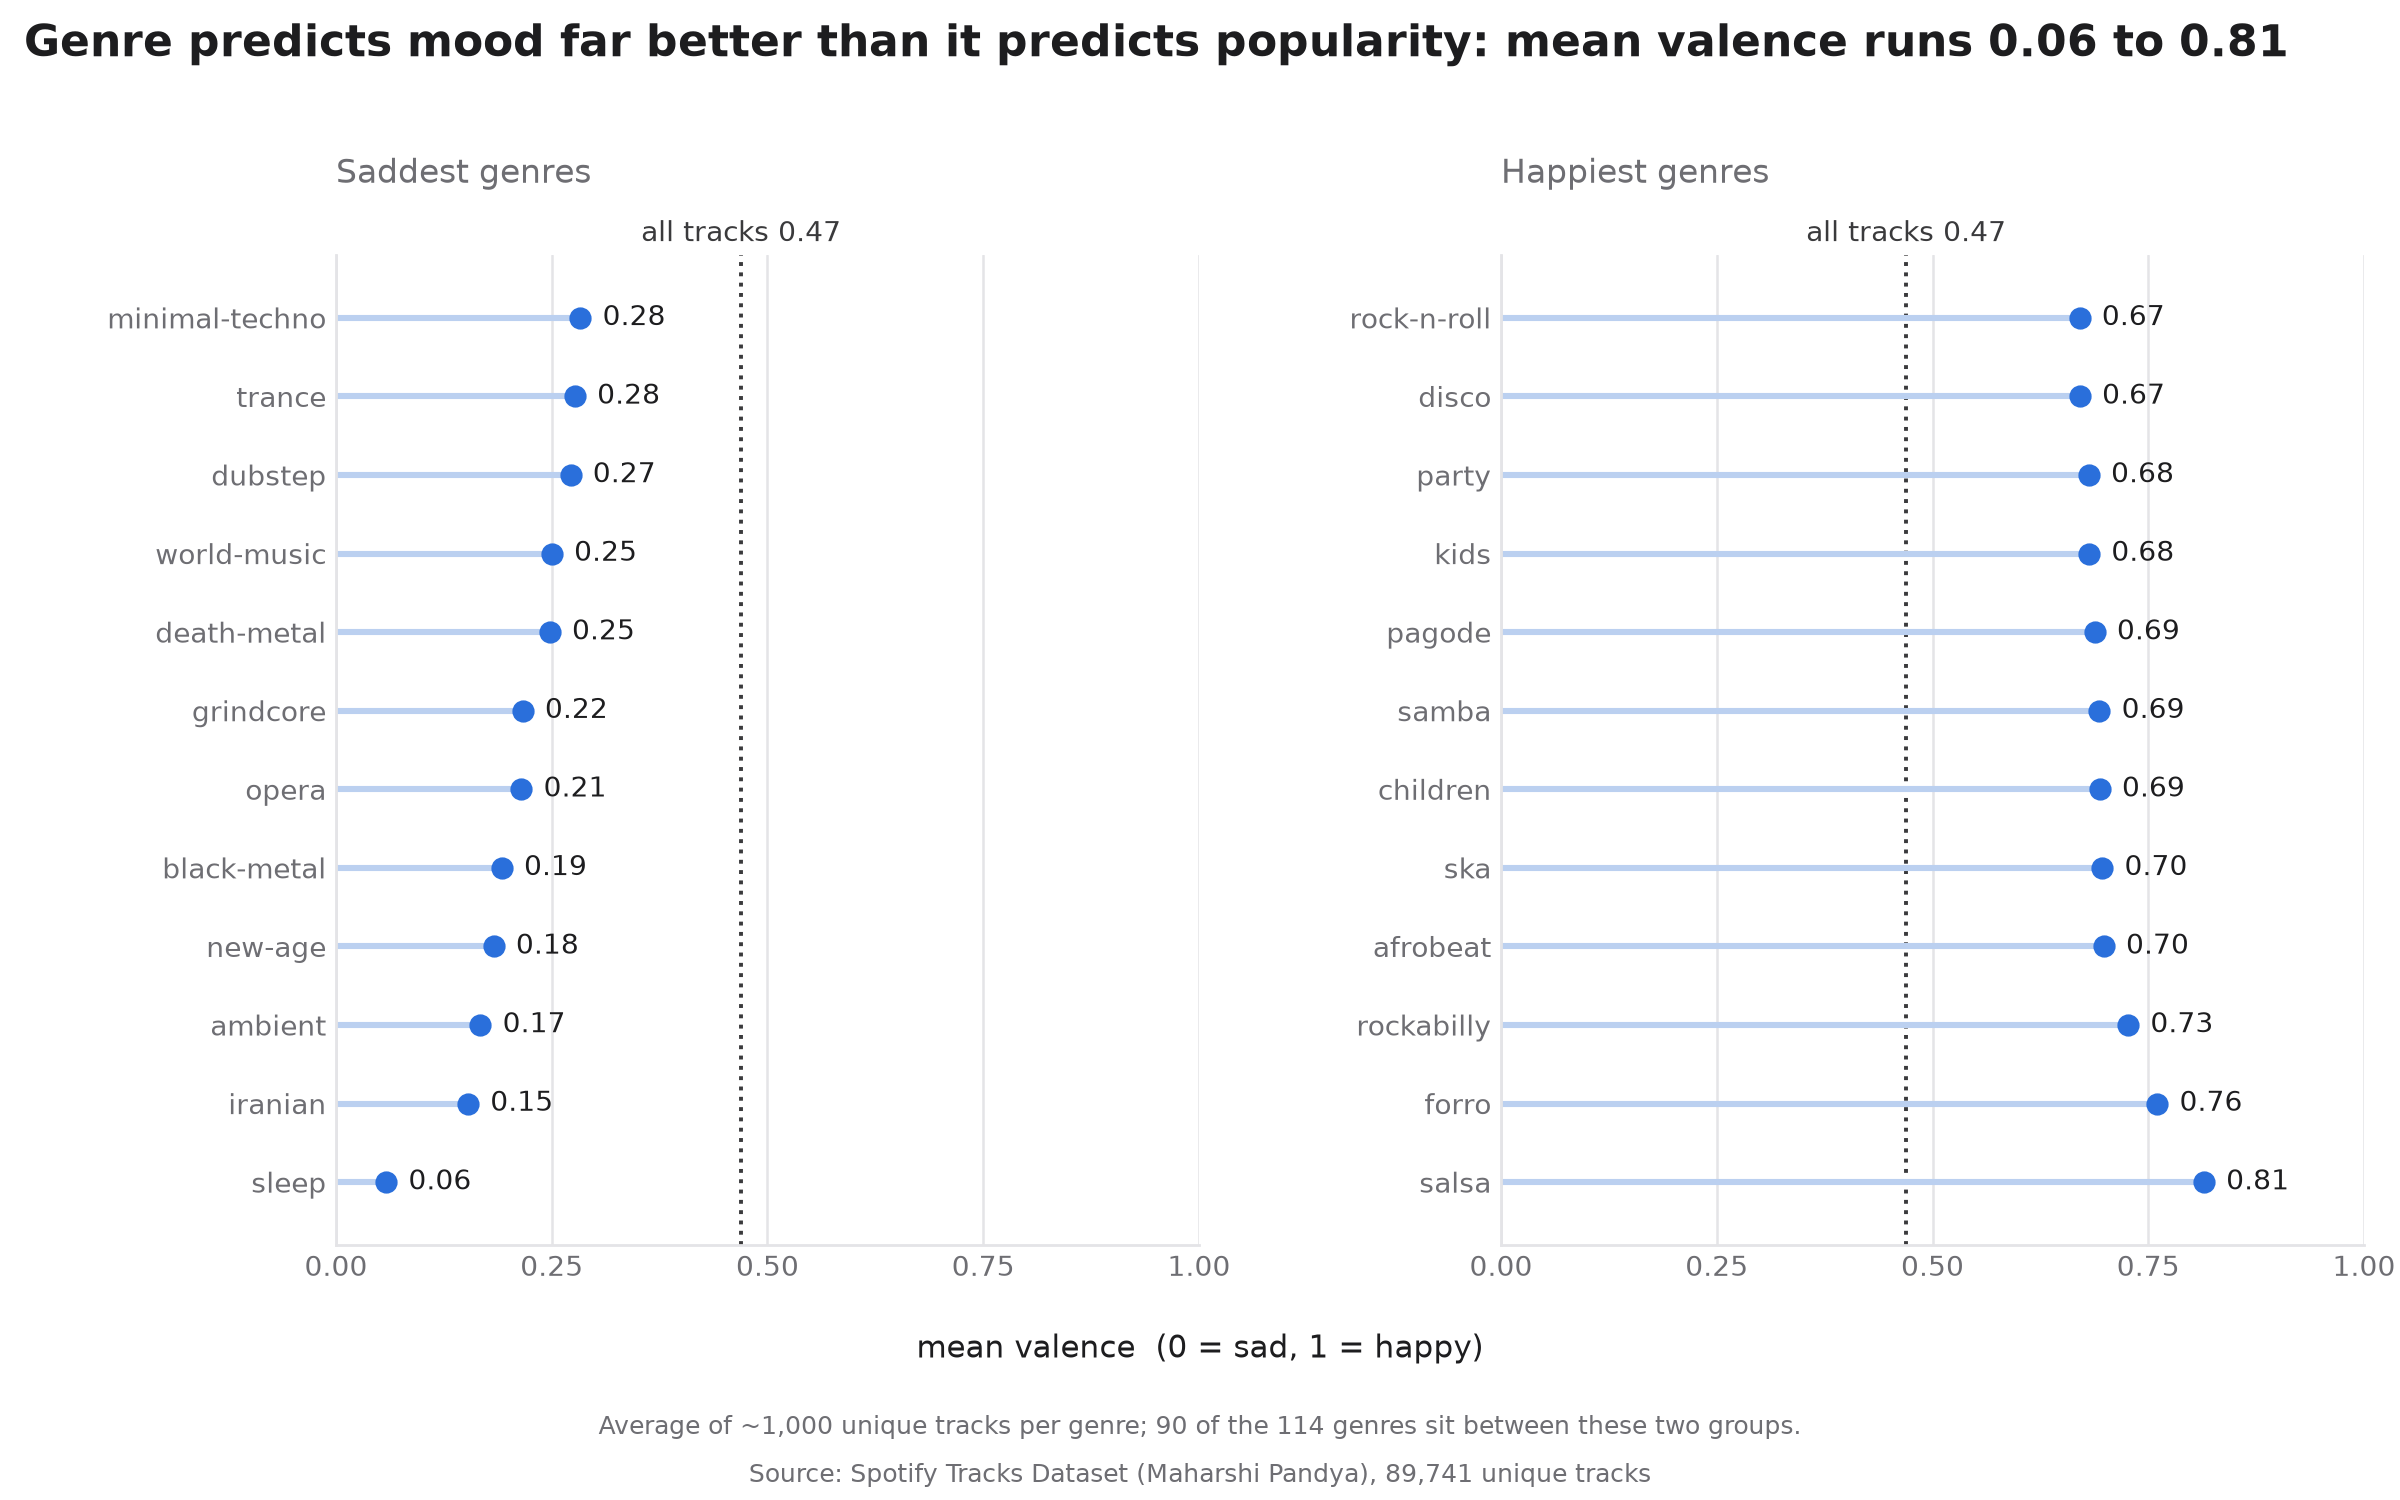

Reproduce this figure in Python.
"""Chart 1: the happiest and saddest genres.

Two lollipop panels, one for the lowest mean valence genres and one for the
highest, with every genre's value labelled. The reference line marks the
mean valence of the whole catalogue.
"""

from __future__ import annotations

import argparse
from pathlib import Path

import matplotlib

matplotlib.use("Agg")

import matplotlib.pyplot as plt
import numpy as np

from . import cli, theme as theme_mod
from .valence_stats import genre_table, load_track_genres, load_tracks

DEFAULT_OUT = Path(__file__).resolve().with_suffix(".png")


def draw_panel(ax, rows, overall: float, tm: theme_mod.Theme) -> None:
    y = np.arange(rows.height)
    means = rows["mean_valence"].to_numpy()
    ax.hlines(y, 0, means, color=tm.color("accent_soft"), lw=2.2, zorder=2)
    ax.plot(means, y, "o", ms=7, color=tm.color("accent"), zorder=3)
    for yi, mean in zip(y, means):
        ax.annotate(
            f"{mean:.2f}",
            (mean, yi),
            xytext=(8, 0),
            textcoords="offset points",
            va="center",
            fontsize=tm.size("tick"),
            color=tm.color("text"),
        )
    ax.set_yticks(y)
    ax.set_yticklabels(rows["track_genre"].to_list(), fontsize=tm.size("tick"))
    ax.set_ylim(-0.8, rows.height - 0.2)
    ax.set_xlim(0, 1.0)
    ax.set_xticks([0, 0.25, 0.5, 0.75, 1.0])
    ax.axvline(overall, color=tm.color("reference"), ls=":", lw=1.4, zorder=1)
    ax.annotate(
        f"all tracks {overall:.2f}",
        xy=(overall, 1.0),
        xycoords=("data", "axes fraction"),
        xytext=(0, 5),
        textcoords="offset points",
        ha="center",
        fontsize=tm.size("annotation"),
        color=tm.color("reference"),
    )
    ax.grid(axis="y", visible=False)


def plot(path: Path, out: Path, tm: theme_mod.Theme, show: int = 12) -> None:
    tracks = load_tracks(path)
    genres = genre_table(load_track_genres(path))
    overall = float(tracks["valence"].mean())

    low = genres.head(show)
    high = genres.tail(show).reverse()

    fig, axes = plt.subplots(
        1,
        2,
        figsize=tm.figure_size("genre_rank", (12.0, 7.5)),
        sharex=True,
        gridspec_kw={"wspace": 0.35},
    )
    draw_panel(axes[0], low, overall, tm)
    draw_panel(axes[1], high, overall, tm)
    axes[0].set_title(
        "Saddest genres", loc="left", fontsize=tm.size("subtitle"),
        color=tm.color("muted_text"), pad=26,
    )
    axes[1].set_title(
        "Happiest genres", loc="left", fontsize=tm.size("subtitle"),
        color=tm.color("muted_text"), pad=26,
    )

    tm.heading(
        fig,
        f"Genre predicts mood far better than it predicts popularity: "
        f"mean valence runs {genres['mean_valence'].min():.2f} to "
        f"{genres['mean_valence'].max():.2f}",
    )
    fig.text(
        0.5,
        0.095,
        "mean valence  (0 = sad, 1 = happy)",
        ha="center",
        fontsize=tm.size("label"),
        color=tm.color("text"),
    )
    tm.caption(
        fig,
        f"Average of ~1,000 unique tracks per genre; {genres.height - 2 * show} "
        f"of the {genres.height} genres sit between these two groups.",
    )
    fig.subplots_adjust(left=0.14, right=0.985, top=0.83, bottom=0.17, wspace=0.45)
    tm.fit_top(fig)
    tm.save(fig, out)


def main() -> None:
    parser = cli.base_parser(__doc__ or "", DEFAULT_OUT)
    parser.add_argument("--show", type=int, default=12, help="genres per panel")
    args = parser.parse_args()
    tm = theme_mod.load(args.theme).apply()
    plot(args.data, args.out, tm, show=args.show)


if __name__ == "__main__":
    main()
